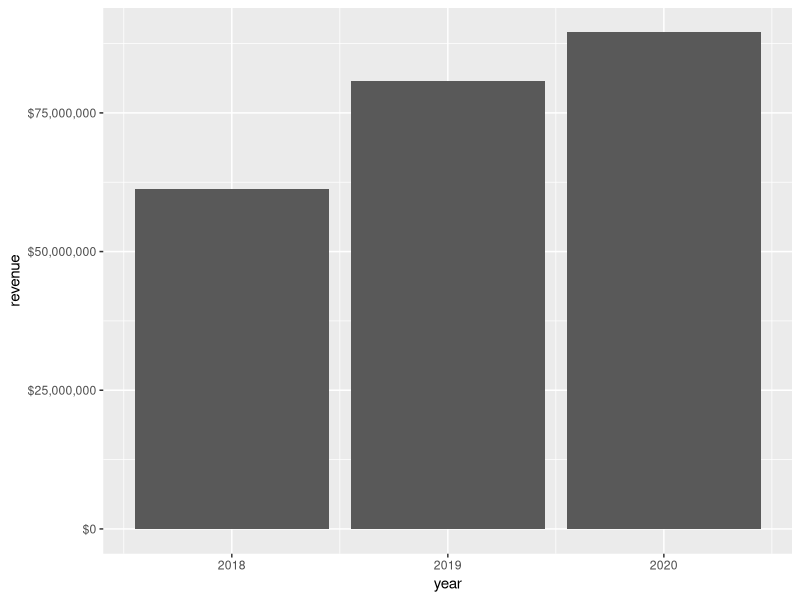
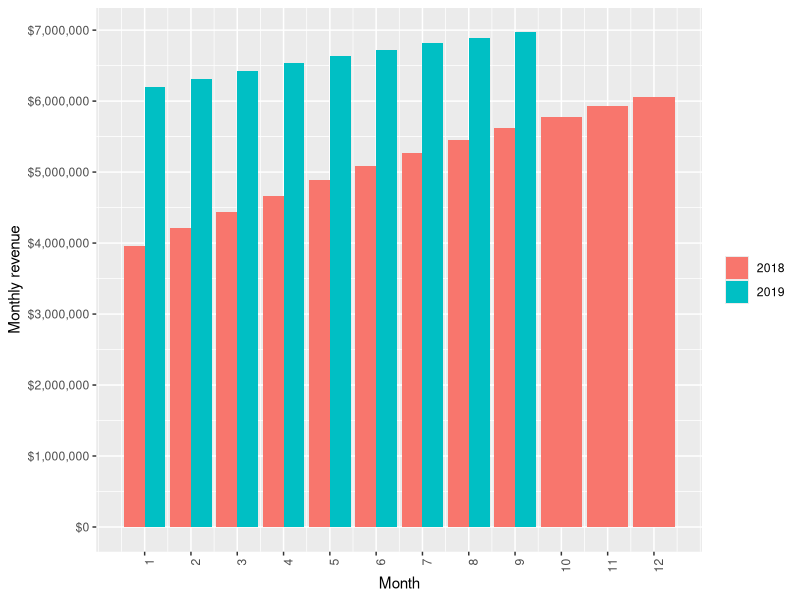
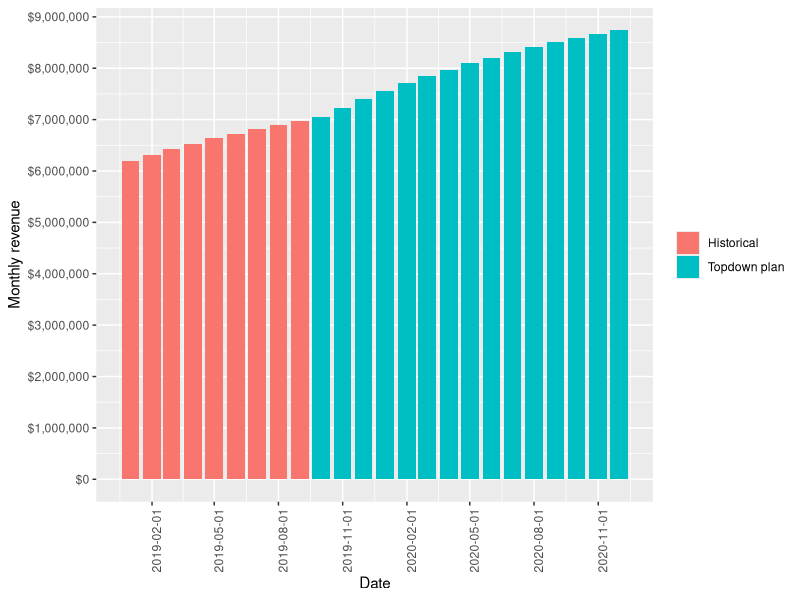
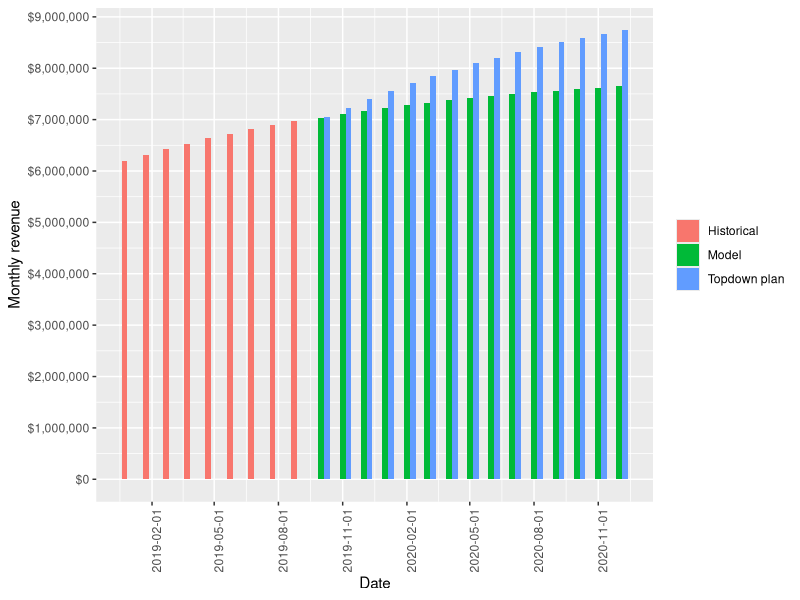
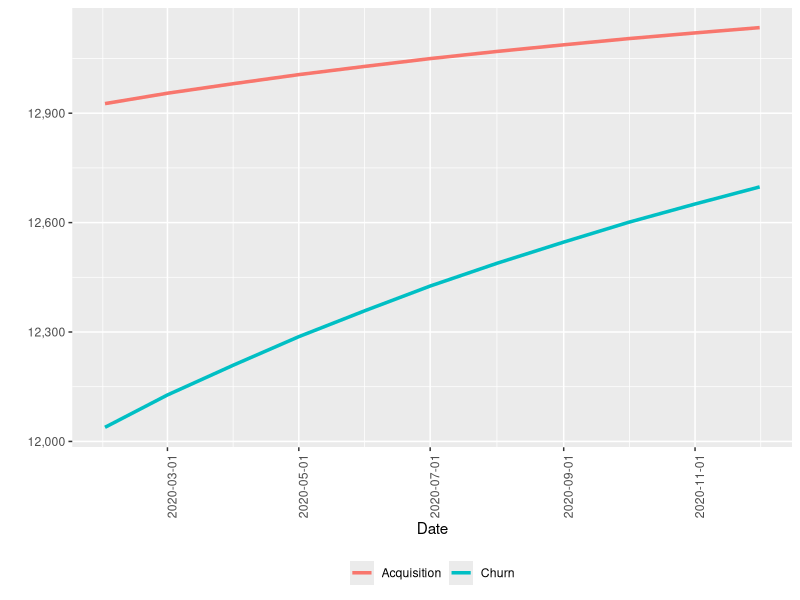
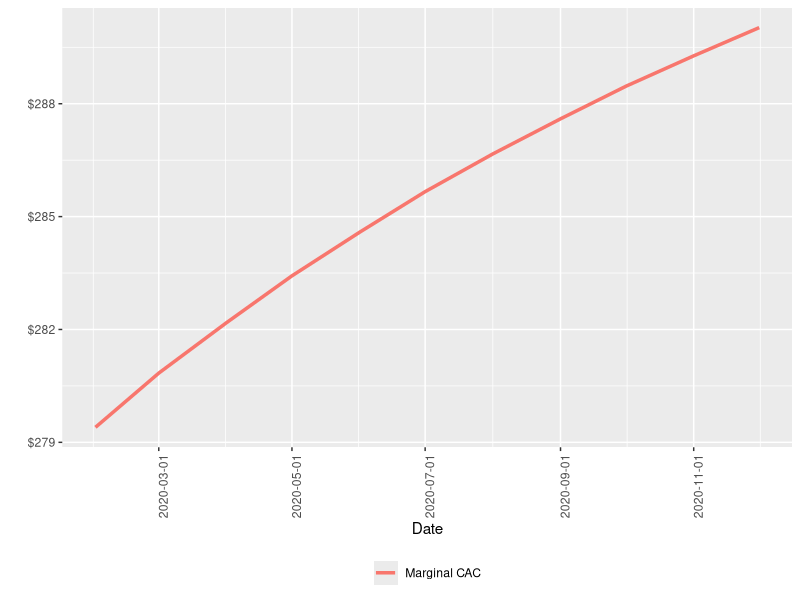
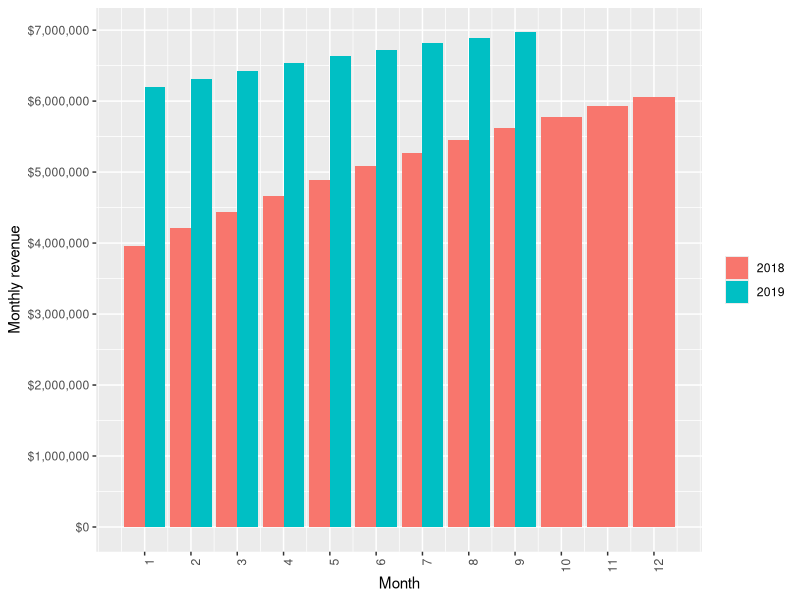
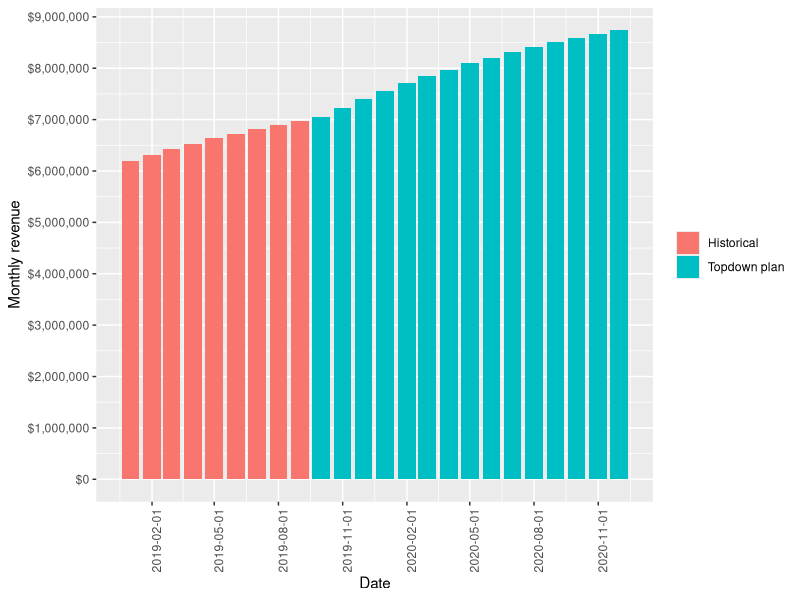

Generate these figures, in order, with R:

setwd("/Users/kim.larsen/Documents/Code/Pretend_Company_Growth/Bad Forecasting")

library(ggplot2)
library(dplyr)
library(tidyr)
library(lubridate)
library(cowplot)

### Helper function to create a survival curve
get_survival_curve <- function(p, length){
  r <- rep(1, length)
  for (i in 2:length){
    r[i] <- r[i-1] * p
  }
  return(r)
}

roundup <- function(x, n){
  return (n * ceiling(x / n))
}

### Helper Function to create cohorts
create_cohort <- function(id, acquisition, p_survival){ 
  zeros <- rep(0, id-1)
  window <- length(p_survival)
  row <- data.frame(id, t(c(zeros, t(p_survival[1:(window-(id-1))])*acquisition)))
  names(row) <- c("Cohort", paste0("s", seq_along(1:window)))
  return(row)
}

marketing_elasticity=0.3 
engagement <- 1
price <- 60
marketing_allocation <- 0.15
survival_rate <- 0.9
initial_marketing <- 40000
base <- 200
gm <- 0.4
dates <- seq(as.Date("2017-1-1"), as.Date("2020-12-1"), by = "months")
n <- length(dates)
start_forecast <- as.Date("2019-09-1")
cutoff <- as.Date("2017-12-1")
chart_start <- as.Date("2019-01-1")
start_next_fiscal_year <- as.Date("2020-01-1")
marketing_boost <- 1

  
cohorts <- list()
df <- list()
  
marketing <- initial_marketing

s <- get_survival_curve(survival_rate, n)

sim <- function(){

   ## Loop through the months
   for (i in 1:n){
    
      ## Get the year
      year <- year(dates[i])
      month <- month(dates[i])
    
      ## Calculate acquisition and retention
      Acquisition <- base * (marketing+1)**marketing_elasticity
      marginal_cac <- 1 / (base*( (marketing+2)**marketing_elasticity - (marketing+1)**marketing_elasticity))

      ## Create a cohort for the given level of acquisition and retention
      cohorts[[i]] <- create_cohort(i, Acquisition, s)
      customers <- sum(bind_rows(cohorts)[,i+1])
      revenue <- customers*price*engagement
      df[[i]] <- data.frame(date=dates[i], month, year, marketing_spend=marketing, Acquisition, revenue, CAC=marketing/Acquisition, customers, LTV=sum(s[1:24]*price*engagement*gm), marginal_cac)
    
      ## Calculate marketing spend for the next month
      marketing <- max(marketing_allocation*revenue, initial_marketing)
      if (dates[i]>=start_next_fiscal_year){
        marketing <- marketing*marketing_boost  
      }
   }

   ## Create the dataframe by collapsing the rows
   d <- bind_rows(df) %>%
   mutate(yoy_revenue_growth=revenue/lag(revenue,12)-1, 
          Churn=lag(customers)-customers+Acquisition, 
          revenue_change=revenue-lag(revenue),
          churned_revenue=Churn*engagement*price) %>%
   filter(date>cutoff)
   return(d)
}
   
d <- sim()

## Annual revenue
group_by(d, year) %>%
      summarise(revenue=sum(revenue)) %>%
      ggplot(aes(x=year, y=revenue)) +
      geom_bar(stat="identity") + 
      scale_y_continuous(labels = scales::dollar) 

## YOY revenue
g1 <- filter(d, date<=start_forecast) %>%
  ggplot(aes(x=month, y=revenue, fill=factor(year))) +
  geom_bar(stat="identity", position="dodge") +
  scale_y_continuous(labels = scales::dollar, breaks=seq(from=0,to=roundup(max(d$revenue), 1000000), by=1000000)) + 
  scale_x_continuous(breaks = seq(1:12)) + 
  theme(axis.text.x = element_text(angle = 90, hjust = 1), legend.title = element_blank()) +
  ylab("Monthly revenue") + xlab("Month")
g1
ggsave(g1, file="yoy.png", device = "png", dpi=72, width=9, height=6)


## Top down forecast
td <- mutate(d, 
       revenue=ifelse(date>start_forecast, lag(revenue,12)*1.22, revenue), 
       source=ifelse(date>start_forecast, "Topdown plan", "Historical")) %>%
  filter(date>=chart_start)

g2 <-  ggplot(data=td, aes(x=date, y=revenue, fill=factor(source))) + 
  geom_bar(stat="identity") +
  scale_y_continuous(labels = scales::dollar, breaks=seq(from=0,to=roundup(max(td$revenue), 1000000), by=1000000)) + 
  scale_x_date(breaks="3 months") +
  theme(axis.text.x = element_text(angle = 90, hjust = 1), legend.title = element_blank()) +
  ylab("Monthly revenue") + xlab("Date")
g2
ggsave(g2, file="topdown.png", device = "png", dpi=72, width=9, height=6)


# How aggressive is this?
long <- mutate(d, 
       `Topdown plan`=ifelse(date>start_forecast, lag(revenue,12)*1.22, NA), 
       Model=ifelse(date<=start_forecast, NA, revenue), 
       Historical=ifelse(date<=start_forecast, revenue, NA)) %>%
  select(date, `Topdown plan`, Model, Historical) %>%
  filter(date>=chart_start) %>%
  pivot_longer(cols=c(`Topdown plan`, "Model", "Historical"), names_to = "source", values_to = "y") 

g3 <- 
  ggplot(data=long, aes(x=date, y=y, fill=factor(source))) + 
  geom_bar(stat="identity", position="dodge") + 
  scale_y_continuous(labels = scales::dollar, breaks=seq(from=0,to=roundup(max(long$y, na.rm=T), 1000000), by=1000000)) + 
  scale_x_date(breaks="3 months") +
  theme(axis.text.x = element_text(angle = 90, hjust = 1), legend.title = element_blank()) +
  ylab("Monthly revenue") + xlab("Date")
g3
ggsave(g3, file="compare_methohds.png", device = "png", dpi=72, width=9, height=6)



# Why is the model negative? Why the flattening?
g4 <- select(d, date, Churn, Acquisition) %>%
  filter(date>start_next_fiscal_year) %>%
  pivot_longer(cols=c("Acquisition", "Churn"), names_to = "source", values_to = "y") %>%
  ggplot(aes(x=date, y=y, colour=factor(source))) + 
  geom_line(size=1.2) + 
  scale_y_continuous(labels = scales::comma) + 
  scale_x_date(breaks="2 months") +
  theme(axis.text.x = element_text(angle = 90, hjust = 1), legend.title = element_blank(), legend.position="bottom") +
  ylab("") + xlab("Date")
g4
ggsave(g4, file="tyrani.png", device = "png", dpi=72, width=9, height=6)


# blame the CACs
g5 <- select(d, date, marginal_cac) %>%
  filter(date>start_next_fiscal_year) %>%
  ggplot(aes(x=date, y=marginal_cac, colour="Marginal CAC")) + 
  geom_line(size=1.2) + 
  scale_y_continuous(labels = scales::dollar) + 
  scale_x_date(breaks="2 months") +
  theme(axis.text.x = element_text(angle = 90, hjust = 1), legend.title = element_blank(), legend.position="bottom") +
  ylab("") + xlab("Date")
g5
ggsave(g5, file="blame_cacs.png", device = "png", dpi=72, width=9, height=6)


ggsave(plot_grid(g4, g5), file="blame_cacs_and_churn.png", device = "png", dpi=72, width=9, height=6)

### Sensitivity
sens <- list()
for (i in 10:20){
  marketing_boost <- i/10
  dd <- sim()
  runrate <- 12*filter(dd, date==as.Date("2020-12-1"))$revenue
  ddd <- data.frame(allocation=marketing_allocation*marketing_boost, run_rate=runrate)
  sens[[i-9]] <- ddd 
}

g6 <- bind_rows(sens) %>%
  ggplot(aes(x=allocation, y=run_rate)) +
  geom_bar(stat="identity") + 
  scale_y_continuous(labels = scales::dollar) +
  scale_x_continuous(labels = scales::percent, breaks=seq(from=0, to=.3, by=0.05)) +
  ylab("Annual run-rate at the end of 2020") + xlab("Marketing allocation (% of revenue)") + 
  theme(axis.text.x = element_text(angle = 90, hjust = 1))
  
ggsave(g6, file="sensitivity.png", device = "png", dpi=72, width=9, height=6)
